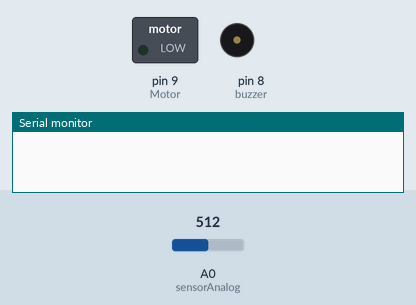
Simulated run of this sketch. Board: Arduino Uno, built with avr-gcc and run on an emulated ATmega328P. Shown: switched loads named in the sketch (green lamp = pin HIGH), buzzer (waves = sounding, pin HIGH), the last lines printed to the serial monitor. Inputs (shaded band) come from the test bench; at power-on: A0 (sensorAnalog) = 512.

Above: at 0.1 s.
At 20.1 s:
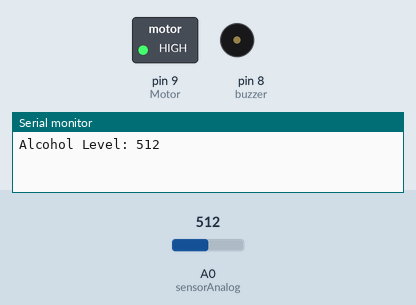
Timing chart, 0 to 21.6 s (numbered marks = the images above):
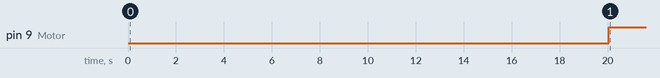

The sketch:

Alcohol_Detection.ino
```cpp
#define sensorAnalog A0
#define Motor 9
#define buzzer 8

void setup() {
    pinMode(Motor, OUTPUT);
    pinMode(buzzer, OUTPUT);
    Serial.begin(9600);

    delay(20000); // Warm-up time for sensor
}

void loop() {
    int alcoholLevel = analogRead(sensorAnalog);

    // Stabilizing noisy readings (Average over 5 samples)
    int avgAlcohol = 0;
    for (int i = 0; i < 5; i++) {
        avgAlcohol += analogRead(sensorAnalog);
        delay(10); // Small delay between readings
    }
    avgAlcohol /= 5;

    Serial.print("Alcohol Level: ");
    Serial.println(avgAlcohol);

    if (avgAlcohol > 700) {  // Adjust threshold based on real test values
        Serial.println("Accident Detected! Alcohol Level: " + String(avgAlcohol));
        digitalWrite(Motor, LOW);  // Lock motor
        digitalWrite(buzzer, HIGH); // Activate buzzer
    } else {
        digitalWrite(Motor, HIGH);  // Unlock motor
        digitalWrite(buzzer, LOW);  // Turn off buzzer
    }

    delay(1000); // Small delay for readability
}
```

Measured:
- by itself, pin 9 (Motor): LOW → HIGH at 20.1 s
